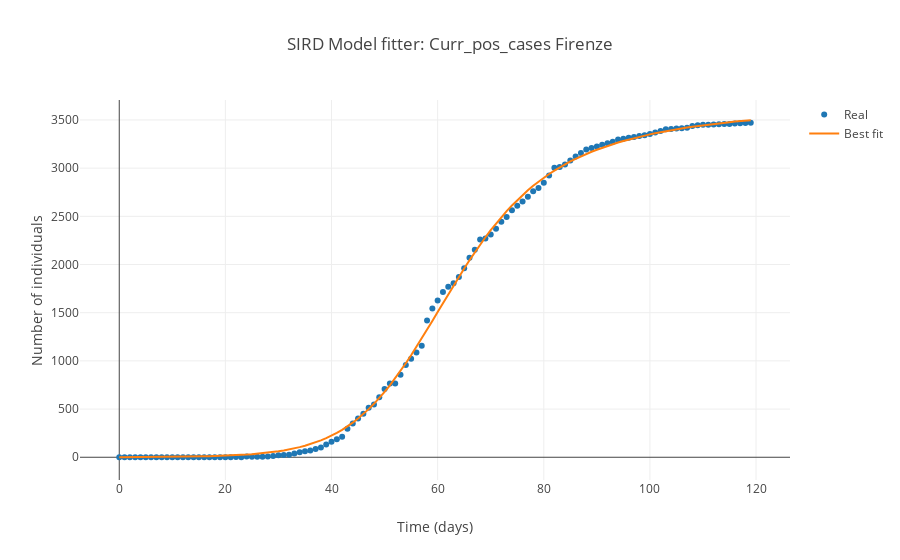

Notebook code cell kept with this figure:
### Code cell
general_plot(t=x_data,
             title='Model fitter: ' + compart + ' ' + province,
             data=[result.data, result.best_fit], 
             names=['Real', 'Best fit'],
             modes=['markers', 'lines'],
             blend_legend=False)
